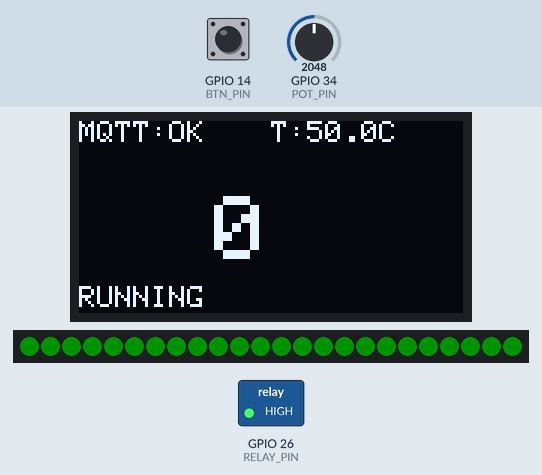
A program run on a simulated ESP32. Shown: 128×64 one-colour display, 24 RGB LEDs in strip order, left to right, switched loads named in the program (green lamp = pin HIGH). The inputs (shaded band) are chosen by the test bench; at power-on: GPIO 34 (POT_PIN) = 2048, GPIO 14 (BTN_PIN) HIGH. Dim RGB values are drawn brighter than linear; WiFi joins after 1.5 s; servers stay silent unless stated; random numbers use the default seed unless the program sets one; no MQTT or app messages arrive unless stated.

Above: at 2.7 s.
2.8 s: GPIO 34 (POT_PIN) set to 3214
At 3.79 s:
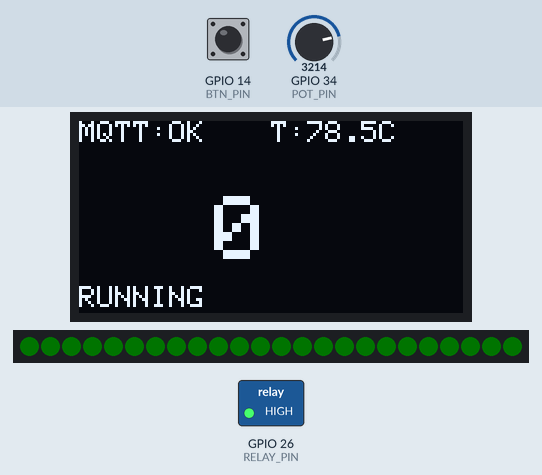
5.1 s: GPIO 34 (POT_PIN) set to 3314
At 6.06 s:
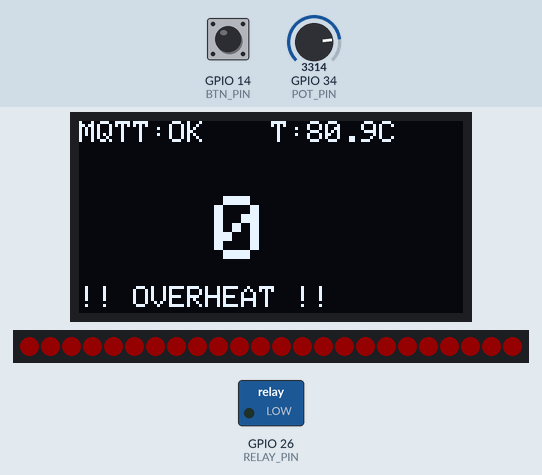
8.3 s: GPIO 14 (BTN_PIN) pulled LOW for 3.2 s
12.1 s: GPIO 34 (POT_PIN) set to 3603
At 13.1 s:
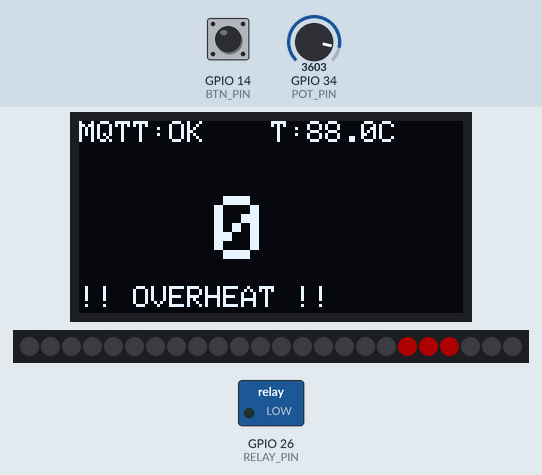
14.3 s: GPIO 14 (BTN_PIN) pulled LOW for 0.15 s
At 14.93 s:
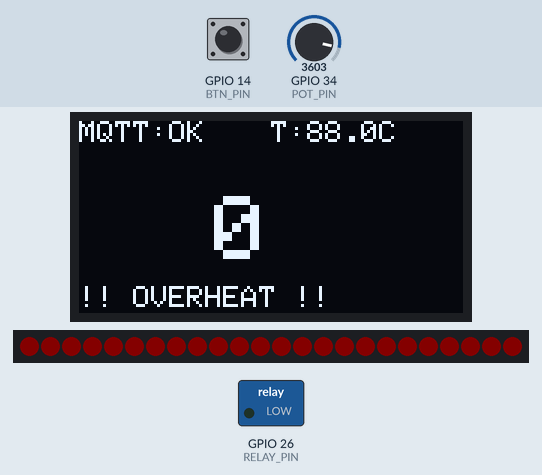
15.0 s: GPIO 34 (POT_PIN) set to 2866
At 15.93 s:
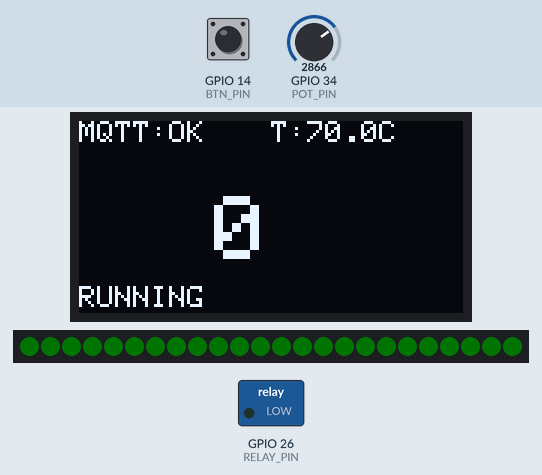
Timing chart, 0 to 18.0 s (numbered marks = the images above; inputs shaded):
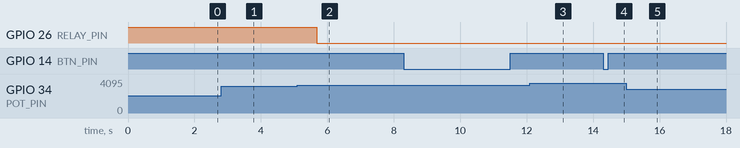

Measured:
- the behaviour switches between 3276 and 3277 on GPIO 34 (POT_PIN) (found by bisection; images 1 and 2)
- after the input at 5.1 s, GPIO 26 (RELAY_PIN): HIGH → LOW after 0.58 s

The program:

main.cpp
```cpp
#include <WiFi.h>
#include <PubSubClient.h>
#include <Wire.h>
#include <Adafruit_GFX.h>
#include <Adafruit_SSD1306.h>
#include <Adafruit_NeoPixel.h>


// --- 用户配置区 ---
const char* ssid = "JL312";
const char* password = "111111111";
const char* mqtt_server = "broker.emqx.io"; // 推荐用公网，最稳
const int mqtt_port = 1883;


// --- 硬件引脚定义 ---
#define BTN_PIN 14     // 街机按键
#define NEO_PIN 27     // 灯环
#define POT_PIN 34     // 电位器 (模拟温度)
#define RELAY_PIN 26   // 继电器 (控制风扇)
#define NEO_NUM 24     // 灯珠数量
#define SCREEN_WIDTH 128
#define SCREEN_HEIGHT 64


// --- 对象初始化 ---
Adafruit_SSD1306 display(SCREEN_WIDTH, SCREEN_HEIGHT, &Wire, -1);
Adafruit_NeoPixel strip(NEO_NUM, NEO_PIN, NEO_GRB + NEO_KHZ800);
WiFiClient espClient;
PubSubClient client(espClient);


// --- 全局变量 ---
int localCount = 0;
bool lastBtnState = HIGH;
unsigned long btnPressTime = 0;
bool isFaultMode = false;
bool ignoreNextRelease = false;
float currentTemp = 0.0; // 全局温度


// --- 灯光辅助函数 ---
void setRingColor(uint32_t color) {
  for(int i=0; i<strip.numPixels(); i++) strip.setPixelColor(i, color);
  strip.show();
}


void rotatingRed() {
  static int head = 0;
  strip.clear();
  for(int i=0; i<3; i++) strip.setPixelColor((head + i) % NEO_NUM, strip.Color(255, 0, 0));
  strip.show();
  head++;
  if(head >= NEO_NUM) head = 0;
  delay(40);
}


void breathingGreen() {
  static unsigned long lastUpdate = 0;
  static int val = 0;
  static int dir = 1;
  if (millis() - lastUpdate > 20) {
    lastUpdate = millis();
    val += dir * 2;
    if (val >= 100) dir = -1;
    if (val <= 5)   dir = 1;
    setRingColor(strip.Color(0, val, 0));
  }
}


// --- 屏幕刷新 ---
void updateUI() {
  display.clearDisplay();

  // 第一行：MQTT状态
  display.setTextSize(1);
  display.setTextColor(WHITE);
  display.setCursor(0,0);
  display.print("MQTT:");
  display.print(client.connected() ? "OK" : "NO");

  // 第二行：温度
  display.setCursor(64, 0);
  display.print("T:");
  display.print(currentTemp, 1);
  display.print("C");

  // 中间：大数字产量
  display.setTextSize(3);
  display.setCursor(45, 25);
  display.print(localCount);

  // 底部：状态提示
  display.setTextSize(1);
  display.setCursor(0, 55);
  if (currentTemp > 80) display.print("!! OVERHEAT !!");
  else if (isFaultMode) display.print("!! FAULT !!");
  else display.print("RUNNING");

  display.display();
}


// --- WiFi & MQTT 连接 ---
void setup_wifi() {
  delay(10);
  display.clearDisplay();
  display.setCursor(0,0);
  display.println("Connecting WiFi...");
  display.display();
  WiFi.begin(ssid, password);
  while (WiFi.status() != WL_CONNECTED) delay(500);
}


void reconnect() {
  if (!client.connected()) {
    String clientId = "ESP32-";
    clientId += String(random(0xffff), HEX);
    client.connect(clientId.c_str());
  }
}


// ===========================
//          SETUP
// ===========================
void setup() {
  Serial.begin(115200);
  pinMode(BTN_PIN, INPUT_PULLUP);
  pinMode(RELAY_PIN, OUTPUT);
  digitalWrite(RELAY_PIN, HIGH); // 初始化：高电平 -> 继电器断开 -> 风扇停


  display.begin(SSD1306_SWITCHCAPVCC, 0x3C);
  strip.begin();
  strip.setBrightness(50);
  strip.show();


  setup_wifi();
  client.setServer(mqtt_server, mqtt_port);

  updateUI();
}


// ===========================
//          LOOP
// ===========================
void loop() {
  if (!client.connected()) reconnect();
  client.loop();


  // ============================================
  // 1. [新增] 独立定时上报温度 (每1秒发一次)
  // ============================================
  static unsigned long lastTempReport = 0;
  if (millis() - lastTempReport > 1000) { // 1000ms = 1秒
    lastTempReport = millis();

    // 读取温度
    int adc = analogRead(POT_PIN);
    currentTemp = (adc / 4095.0) * 100.0;

    // 只有当温度变化超过 0.5 度时才发送，节省流量 (可选，这里为了演示效果直接发)
    // 构建 JSON: 只发 temp，不发 count (count: 0 表示不增加产量)
    String payload = "{\"count\": 0, \"temp\": " + String(currentTemp, 1) + "}";
    client.publish("factory/line1/data", payload.c_str());

    // 顺便刷新一下本地屏幕温度
    updateUI();
  }

  // ============================================
  // 2. 本地温控逻辑 (继电器控制)
  // ============================================
  // (保持之前的逻辑，只是为了响应更快，单独再读一次也可以，或者直接用上面的currentTemp)
  if (currentTemp > 80.0) {
      digitalWrite(RELAY_PIN, LOW); // 风扇转
  } else if (currentTemp < 60.0) {
      digitalWrite(RELAY_PIN, HIGH); // 风扇停
  }


  // ============================================
  // 3. 按键逻辑 (保持不变)
  // ============================================
  bool currentBtnState = digitalRead(BTN_PIN);


  if (lastBtnState == HIGH && currentBtnState == LOW) {
    btnPressTime = millis();
    ignoreNextRelease = false;
  }


  // 长按触发故障
  if (currentBtnState == LOW && !isFaultMode) {
    if (millis() - btnPressTime > 2000) {
      isFaultMode = true;
      ignoreNextRelease = true;
      client.publish("factory/line1/data", "{\"status\": \"fault\"}");
    }
  }


  // 松开处理
  if (lastBtnState == LOW && currentBtnState == HIGH) {
    if (millis() - btnPressTime > 50) {
        if (ignoreNextRelease) {
           ignoreNextRelease = false;
        }
        else if (isFaultMode) {
          isFaultMode = false;
          client.publish("factory/line1/data", "{\"status\": \"running\"}");
          delay(200);
        }
        else {
          // 正常生产
          localCount++;
          updateUI();
          setRingColor(strip.Color(255, 255, 255)); // 闪白光

          // 发送产量数据 (带上当前温度)
          String payload = "{\"count\": 1, \"temp\": " + String(currentTemp, 1) + "}";
          client.publish("factory/line1/data", payload.c_str());

          delay(100);
          setRingColor(strip.Color(0,0,0));
        }
    }
  }

  // 灯光状态机
  if (isFaultMode) {
    rotatingRed();
  } else if (currentTemp > 80.0) {
    // 过热时，显示全红呼吸
    static int val = 0, dir = 5;
    val += dir;
    if(val>=255 || val<=0) dir = -dir;
    strip.fill(strip.Color(val, 0, 0));
    strip.show();
    delay(10);
  } else {
    if (currentBtnState == HIGH) breathingGreen();
  }


  lastBtnState = currentBtnState;
}
```
